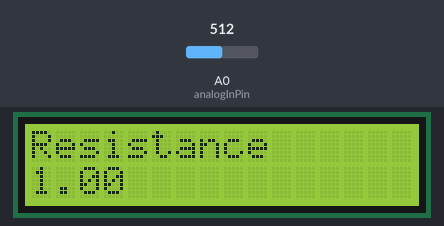
Bench run of a sketch on a simulated Arduino Uno, built with avr-gcc and run on an emulated ATmega328P. On the bench: 16×2 character LCD. The test bench sets the inputs (shaded band); at power-on: A0 (analogInPin) = 512.

Above: at 1.2 s.
1.3 s: A0 (analogInPin) set to 0
At 2.2 s:
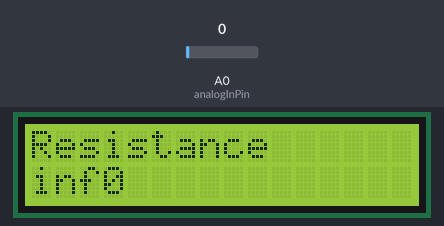
2.8 s: A0 (analogInPin) set to 122
At 3.4 s:
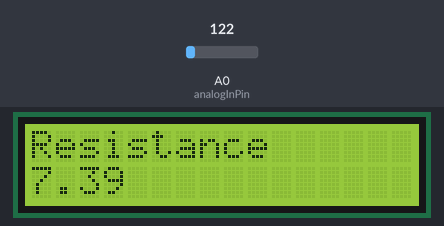
4.3 s: A0 (analogInPin) set to 306
At 5.7 s:
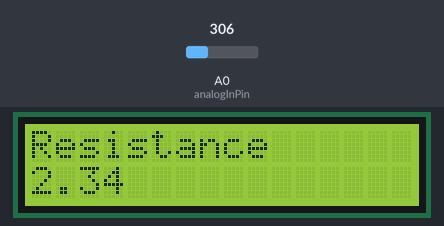
Timing chart, 0 to 7.3 s (numbered marks = the images above; inputs shaded):
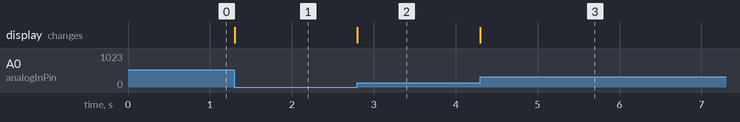

The sketch:

properties_validation_of_thermistors.ino
```cpp
// include the library code:
#include <LiquidCrystal.h>

// initialize the library with the numbers of the interface pins
LiquidCrystal lcd(12, 11, 5, 4, 3, 2);
const int analogInPin = A0;
int sensorValue = 0;

void setup()
{
  // set up the LCD's number of columns and rows:
  lcd.begin(16, 2);
  // Print a message to the LCD.
  lcd.print("Resistance");
}

void loop()
{
  // set the cursor to column 0, line 1
  // (note: line 1 is the second row, since counting begins with 0):
  lcd.setCursor(0, 1);
  sensorValue = analogRead(analogInPin);

  // getting resistance value
  float Rt = 1023.0 / float(sensorValue) - 1.0;
  // print the value of the resistance:
  lcd.print(Rt);
}
```

Measured:
- after the input at 1.3 s, the display: changes at once (image 1)
- after the input at 2.8 s, the display: changes at once (image 2)
- after the input at 4.3 s, the display: changes at once (image 3)
